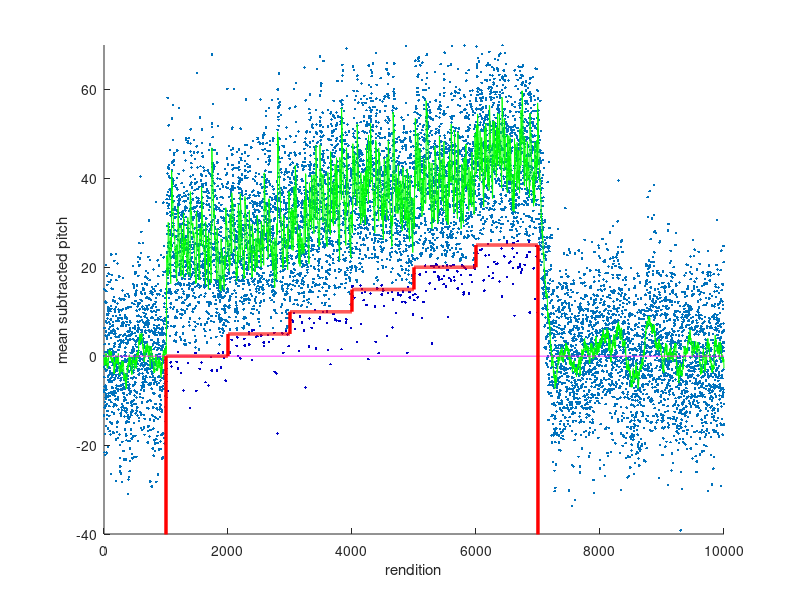

MATLAB code for this plot:
%% simulate pitch shifting data 

% parameters
gamma = 0.99;
alpha = 0.6;
R = 10;
Q = [100 0 ; 0 0.2];

% transition matrices
H = [1 1];
A{1} = [0 0;0 gamma]; % A if last rendition was escape
A{2} = [0 0;-alpha gamma]; % A if last rendition was hit (white noise delivered)

% threshold
timestamps=1:10000;
N=length(timestamps);
thresh=zeros(1,N);
p_target=500; thr_step=5;
for t=1:6
    thresh(t*1000<=timestamps & timestamps<(t+1)*1000)=p_target+(t-1)*thr_step;
end
thresh=thresh-p_target;

% pitch simulation
y=zeros(1,N); % pitch output
x=zeros(2,N); % state
is_hit = zeros(1,N); % whether or not bird was punished
output_noise = sqrt(R)*randn(1,N);
state_noise = [sqrt(Q(1,1))*randn(1,N) ; sqrt(Q(2,2))*randn(1,N)];
meanSubtractedW = 0;

for t=2:N
    if y(t-1)<thresh(t-1)
        x(:,t) = A{2}*x(:,t-1)+state_noise(:,t);
        is_hit(t-1) = 1;
    else
        x(:,t) = A{1}*x(:,t-1)+state_noise(:,t);
        is_hit(t-1) = 0;
    end
    y(t) = H*x(:,t)+output_noise(:,t);
end

% plot pitch
figure(1);clf;set(gcf,'color','w')
plot(timestamps(y(1:end-1)>=thresh(1:end-1)+1),y(y(1:end-1)>=thresh(1:end-1)+1),'.');hold on;
plot(timestamps(y(1:end-1)<thresh(1:end-1)+1),y(y(1:end-1)<thresh(1:end-1)+1),'.','color',[0 0 200/255]);
plot(timestamps,x(2,:),'g')
plot(timestamps,thresh,'r','LineWidth',2.5);
box off;ylim([-40 70]);
xlabel('rendition');ylabel('mean subtracted pitch')



%% Kalman Filter to estimate state

% change alpha here
A{2} = [0 0;-alpha gamma]; % A if last rendition was hit (white noise delivered)

% initialize
x_est=zeros(2,N); % estimated state
P = zeros(2);

for t=2:N
    
    % Kalman Filter equations (use A{is_hit(t-1)+1} for A)
    


end

% plot pitch
figure(1);clf;set(gcf,'color','w')
plot(timestamps(y(1:end-1)>=thresh(1:end-1)+1),y(y(1:end-1)>=thresh(1:end-1)+1),'.');hold on;
plot(timestamps(y(1:end-1)<thresh(1:end-1)+1),y(y(1:end-1)<thresh(1:end-1)+1),'.','color',[0 0 200/255]);
plot(timestamps,x(2,:),'g')
plot(timestamps,x_est(2,:),'m')
plot(timestamps,thresh,'r','LineWidth',2.5);
box off;ylim([-40 70]);
xlabel('rendition');ylabel('mean subtracted pitch')


